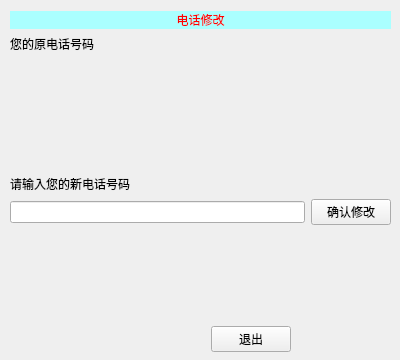
<?xml version="1.0" encoding="UTF-8"?>
<ui version="4.0">
 <class>phone</class>
 <widget class="QWidget" name="phone">
  <property name="geometry">
   <rect>
    <x>0</x>
    <y>0</y>
    <width>400</width>
    <height>360</height>
   </rect>
  </property>
  <property name="windowTitle">
   <string>电话修改</string>
  </property>
  <widget class="QWidget" name="layoutWidget">
   <property name="geometry">
    <rect>
     <x>10</x>
     <y>11</y>
     <width>381</width>
     <height>341</height>
    </rect>
   </property>
   <layout class="QVBoxLayout" name="verticalLayout">
    <item>
     <widget class="QLabel" name="label">
      <property name="sizePolicy">
       <sizepolicy hsizetype="Minimum" vsizetype="Minimum">
        <horstretch>0</horstretch>
        <verstretch>0</verstretch>
       </sizepolicy>
      </property>
      <property name="styleSheet">
       <string notr="true">font: 30pt &quot;微软雅黑&quot;;
background-color: rgb(170, 255, 255);
color: rgb(255, 0, 0);</string>
      </property>
      <property name="text">
       <string>电话修改</string>
      </property>
      <property name="alignment">
       <set>Qt::AlignCenter</set>
      </property>
     </widget>
    </item>
    <item>
     <widget class="QLabel" name="label_2">
      <property name="sizePolicy">
       <sizepolicy hsizetype="Minimum" vsizetype="Minimum">
        <horstretch>0</horstretch>
        <verstretch>0</verstretch>
       </sizepolicy>
      </property>
      <property name="styleSheet">
       <string notr="true">font: 75 14pt &quot;微软雅黑&quot;;</string>
      </property>
      <property name="text">
       <string>您的原电话号码</string>
      </property>
     </widget>
    </item>
    <item>
     <widget class="QLabel" name="label_4">
      <property name="text">
       <string/>
      </property>
     </widget>
    </item>
    <item>
     <spacer name="verticalSpacer_2">
      <property name="orientation">
       <enum>Qt::Vertical</enum>
      </property>
      <property name="sizeHint" stdset="0">
       <size>
        <width>20</width>
        <height>40</height>
       </size>
      </property>
     </spacer>
    </item>
    <item>
     <widget class="QLabel" name="label_3">
      <property name="styleSheet">
       <string notr="true">font: 75 14pt &quot;微软雅黑&quot;;</string>
      </property>
      <property name="text">
       <string>请输入您的新电话号码</string>
      </property>
     </widget>
    </item>
    <item>
     <layout class="QHBoxLayout" name="horizontalLayout_2">
      <item>
       <widget class="QLineEdit" name="lineEdit"/>
      </item>
      <item>
       <widget class="QPushButton" name="pushButton_3">
        <property name="text">
         <string>确认修改</string>
        </property>
       </widget>
      </item>
     </layout>
    </item>
    <item>
     <spacer name="verticalSpacer">
      <property name="orientation">
       <enum>Qt::Vertical</enum>
      </property>
      <property name="sizeHint" stdset="0">
       <size>
        <width>20</width>
        <height>40</height>
       </size>
      </property>
     </spacer>
    </item>
    <item>
     <layout class="QHBoxLayout" name="horizontalLayout">
      <item>
       <spacer name="horizontalSpacer">
        <property name="orientation">
         <enum>Qt::Horizontal</enum>
        </property>
        <property name="sizeHint" stdset="0">
         <size>
          <width>40</width>
          <height>20</height>
         </size>
        </property>
       </spacer>
      </item>
      <item>
       <spacer name="horizontalSpacer_2">
        <property name="orientation">
         <enum>Qt::Horizontal</enum>
        </property>
        <property name="sizeHint" stdset="0">
         <size>
          <width>40</width>
          <height>20</height>
         </size>
        </property>
       </spacer>
      </item>
      <item>
       <widget class="QPushButton" name="pushButton_2">
        <property name="text">
         <string>退出</string>
        </property>
       </widget>
      </item>
      <item>
       <spacer name="horizontalSpacer_3">
        <property name="orientation">
         <enum>Qt::Horizontal</enum>
        </property>
        <property name="sizeHint" stdset="0">
         <size>
          <width>40</width>
          <height>20</height>
         </size>
        </property>
       </spacer>
      </item>
     </layout>
    </item>
   </layout>
  </widget>
 </widget>
 <resources/>
 <connections/>
</ui>
